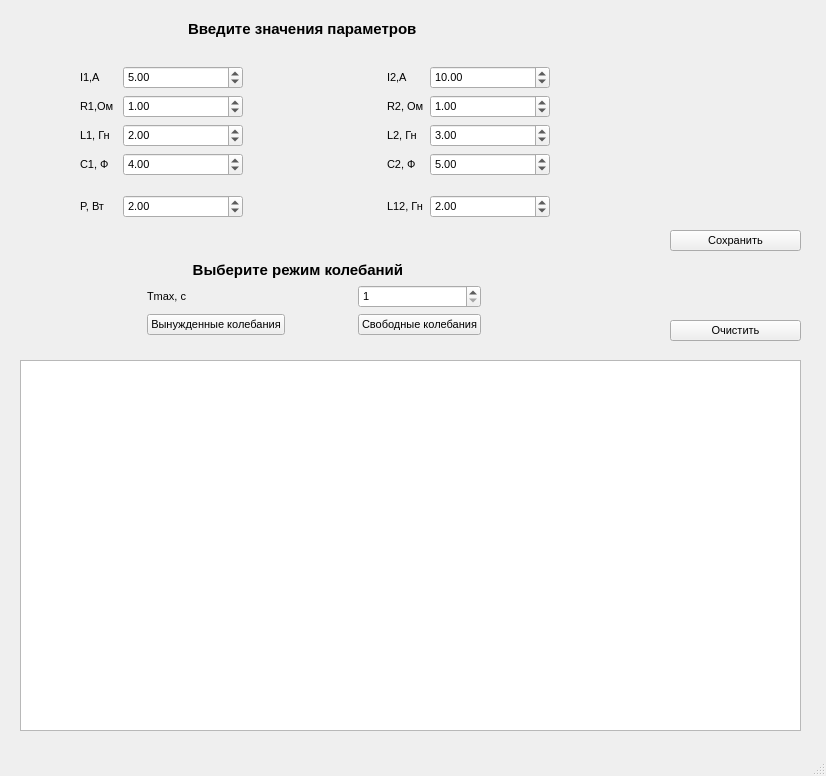
<?xml version="1.0" encoding="UTF-8"?>
<ui version="4.0">
 <class>MainWindow</class>
 <widget class="QMainWindow" name="MainWindow">
  <property name="geometry">
   <rect>
    <x>0</x>
    <y>0</y>
    <width>826</width>
    <height>776</height>
   </rect>
  </property>
  <property name="sizePolicy">
   <sizepolicy hsizetype="Preferred" vsizetype="Preferred">
    <horstretch>0</horstretch>
    <verstretch>0</verstretch>
   </sizepolicy>
  </property>
  <property name="font">
   <font>
    <pointsize>8</pointsize>
    <weight>50</weight>
    <bold>false</bold>
   </font>
  </property>
  <property name="windowTitle">
   <string>Собственные и вынужденные колебания в связанных контурах с трансформаторной связью</string>
  </property>
  <widget class="QWidget" name="centralwidget">
   <widget class="QChartView" name="chartView">
    <property name="enabled">
     <bool>true</bool>
    </property>
    <property name="geometry">
     <rect>
      <x>20</x>
      <y>360</y>
      <width>781</width>
      <height>371</height>
     </rect>
    </property>
    <property name="sizePolicy">
     <sizepolicy hsizetype="Expanding" vsizetype="Expanding">
      <horstretch>0</horstretch>
      <verstretch>0</verstretch>
     </sizepolicy>
    </property>
    <property name="maximumSize">
     <size>
      <width>1000</width>
      <height>1000</height>
     </size>
    </property>
   </widget>
   <widget class="QWidget" name="layoutWidget">
    <property name="geometry">
     <rect>
      <x>80</x>
      <y>20</y>
      <width>470</width>
      <height>315</height>
     </rect>
    </property>
    <layout class="QVBoxLayout" name="verticalLayout">
     <item>
      <layout class="QGridLayout" name="gridLayout">
       <item row="4" column="0">
        <widget class="QLabel" name="lbL1">
         <property name="text">
          <string>L1, Гн</string>
         </property>
        </widget>
       </item>
       <item row="5" column="4">
        <widget class="QDoubleSpinBox" name="sbC2">
         <property name="minimumSize">
          <size>
           <width>120</width>
           <height>0</height>
          </size>
         </property>
         <property name="value">
          <double>5.000000000000000</double>
         </property>
        </widget>
       </item>
       <item row="7" column="3">
        <widget class="QLabel" name="lbL12">
         <property name="text">
          <string>L12, Гн</string>
         </property>
        </widget>
       </item>
       <item row="3" column="0">
        <widget class="QLabel" name="lbR1">
         <property name="text">
          <string>R1,Ом </string>
         </property>
        </widget>
       </item>
       <item row="6" column="0" colspan="5">
        <spacer name="verticalSpacer_5">
         <property name="orientation">
          <enum>Qt::Vertical</enum>
         </property>
         <property name="sizeHint" stdset="0">
          <size>
           <width>113</width>
           <height>18</height>
          </size>
         </property>
        </spacer>
       </item>
       <item row="5" column="1">
        <widget class="QDoubleSpinBox" name="sbC1">
         <property name="minimumSize">
          <size>
           <width>120</width>
           <height>0</height>
          </size>
         </property>
         <property name="value">
          <double>4.000000000000000</double>
         </property>
        </widget>
       </item>
       <item row="2" column="1">
        <widget class="QDoubleSpinBox" name="sbI1">
         <property name="minimumSize">
          <size>
           <width>120</width>
           <height>0</height>
          </size>
         </property>
         <property name="value">
          <double>5.000000000000000</double>
         </property>
        </widget>
       </item>
       <item row="3" column="2">
        <spacer name="horizontalSpacer_11">
         <property name="orientation">
          <enum>Qt::Horizontal</enum>
         </property>
         <property name="sizeHint" stdset="0">
          <size>
           <width>40</width>
           <height>20</height>
          </size>
         </property>
        </spacer>
       </item>
       <item row="3" column="4">
        <widget class="QDoubleSpinBox" name="sbR2">
         <property name="minimumSize">
          <size>
           <width>120</width>
           <height>0</height>
          </size>
         </property>
         <property name="value">
          <double>1.000000000000000</double>
         </property>
        </widget>
       </item>
       <item row="7" column="4">
        <widget class="QDoubleSpinBox" name="sbL12">
         <property name="value">
          <double>2.000000000000000</double>
         </property>
        </widget>
       </item>
       <item row="5" column="2">
        <spacer name="horizontalSpacer_9">
         <property name="orientation">
          <enum>Qt::Horizontal</enum>
         </property>
         <property name="sizeHint" stdset="0">
          <size>
           <width>40</width>
           <height>20</height>
          </size>
         </property>
        </spacer>
       </item>
       <item row="4" column="3">
        <widget class="QLabel" name="lbL2">
         <property name="text">
          <string>L2, Гн </string>
         </property>
        </widget>
       </item>
       <item row="1" column="0" colspan="5">
        <spacer name="verticalSpacer_4">
         <property name="orientation">
          <enum>Qt::Vertical</enum>
         </property>
         <property name="sizeHint" stdset="0">
          <size>
           <width>20</width>
           <height>28</height>
          </size>
         </property>
        </spacer>
       </item>
       <item row="2" column="2">
        <spacer name="horizontalSpacer_13">
         <property name="orientation">
          <enum>Qt::Horizontal</enum>
         </property>
         <property name="sizeHint" stdset="0">
          <size>
           <width>40</width>
           <height>20</height>
          </size>
         </property>
        </spacer>
       </item>
       <item row="3" column="1">
        <widget class="QDoubleSpinBox" name="sbR1">
         <property name="minimumSize">
          <size>
           <width>120</width>
           <height>0</height>
          </size>
         </property>
         <property name="value">
          <double>1.000000000000000</double>
         </property>
        </widget>
       </item>
       <item row="2" column="0">
        <widget class="QLabel" name="lbI1">
         <property name="text">
          <string>I1,A </string>
         </property>
        </widget>
       </item>
       <item row="0" column="0" colspan="5">
        <widget class="QLabel" name="lbEnter">
         <property name="font">
          <font>
           <pointsize>11</pointsize>
           <weight>75</weight>
           <bold>true</bold>
          </font>
         </property>
         <property name="text">
          <string>                          Введите значения параметров</string>
         </property>
        </widget>
       </item>
       <item row="4" column="2">
        <spacer name="horizontalSpacer_10">
         <property name="orientation">
          <enum>Qt::Horizontal</enum>
         </property>
         <property name="sizeHint" stdset="0">
          <size>
           <width>40</width>
           <height>20</height>
          </size>
         </property>
        </spacer>
       </item>
       <item row="4" column="4">
        <widget class="QDoubleSpinBox" name="sbL2">
         <property name="minimumSize">
          <size>
           <width>120</width>
           <height>0</height>
          </size>
         </property>
         <property name="value">
          <double>3.000000000000000</double>
         </property>
        </widget>
       </item>
       <item row="5" column="3">
        <widget class="QLabel" name="lbC2">
         <property name="text">
          <string>C2, Ф</string>
         </property>
        </widget>
       </item>
       <item row="2" column="4">
        <widget class="QDoubleSpinBox" name="sbI2">
         <property name="minimumSize">
          <size>
           <width>120</width>
           <height>0</height>
          </size>
         </property>
         <property name="value">
          <double>10.000000000000000</double>
         </property>
        </widget>
       </item>
       <item row="4" column="1">
        <widget class="QDoubleSpinBox" name="sbL1">
         <property name="minimumSize">
          <size>
           <width>120</width>
           <height>0</height>
          </size>
         </property>
         <property name="value">
          <double>2.000000000000000</double>
         </property>
        </widget>
       </item>
       <item row="7" column="0">
        <widget class="QLabel" name="lbP">
         <property name="text">
          <string>P, Вт</string>
         </property>
        </widget>
       </item>
       <item row="3" column="3">
        <widget class="QLabel" name="lbR2">
         <property name="text">
          <string>R2, Ом</string>
         </property>
        </widget>
       </item>
       <item row="2" column="3">
        <widget class="QLabel" name="lbI2">
         <property name="text">
          <string>I2,A</string>
         </property>
        </widget>
       </item>
       <item row="5" column="0">
        <widget class="QLabel" name="lbC1">
         <property name="text">
          <string>C1, Ф</string>
         </property>
        </widget>
       </item>
       <item row="7" column="1">
        <widget class="QDoubleSpinBox" name="sbP">
         <property name="value">
          <double>2.000000000000000</double>
         </property>
        </widget>
       </item>
       <item row="7" column="2">
        <spacer name="horizontalSpacer_12">
         <property name="orientation">
          <enum>Qt::Horizontal</enum>
         </property>
         <property name="sizeHint" stdset="0">
          <size>
           <width>40</width>
           <height>20</height>
          </size>
         </property>
        </spacer>
       </item>
      </layout>
     </item>
     <item>
      <spacer name="verticalSpacer">
       <property name="orientation">
        <enum>Qt::Vertical</enum>
       </property>
       <property name="sizeHint" stdset="0">
        <size>
         <width>463</width>
         <height>48</height>
        </size>
       </property>
      </spacer>
     </item>
     <item>
      <layout class="QGridLayout" name="gridLayout_2">
       <item row="1" column="0" colspan="2">
        <widget class="QLabel" name="lbChoose">
         <property name="font">
          <font>
           <pointsize>11</pointsize>
           <weight>75</weight>
           <bold>true</bold>
          </font>
         </property>
         <property name="text">
          <string>           Выберите режим колебаний</string>
         </property>
        </widget>
       </item>
       <item row="3" column="0">
        <widget class="QPushButton" name="pbForcedOsc">
         <property name="sizePolicy">
          <sizepolicy hsizetype="Fixed" vsizetype="Fixed">
           <horstretch>0</horstretch>
           <verstretch>0</verstretch>
          </sizepolicy>
         </property>
         <property name="text">
          <string>Вынужденные колебания</string>
         </property>
        </widget>
       </item>
       <item row="3" column="1">
        <widget class="QPushButton" name="pbFreeOsc">
         <property name="sizePolicy">
          <sizepolicy hsizetype="Fixed" vsizetype="Fixed">
           <horstretch>0</horstretch>
           <verstretch>0</verstretch>
          </sizepolicy>
         </property>
         <property name="text">
          <string>Свободные колебания</string>
         </property>
        </widget>
       </item>
       <item row="2" column="0">
        <widget class="QLabel" name="lbDuration">
         <property name="text">
          <string>Tmax, c</string>
         </property>
        </widget>
       </item>
       <item row="2" column="1">
        <widget class="QSpinBox" name="sbDuration">
         <property name="minimum">
          <number>1</number>
         </property>
         <property name="maximum">
          <number>120</number>
         </property>
        </widget>
       </item>
      </layout>
     </item>
    </layout>
   </widget>
   <widget class="QWidget" name="layoutWidget">
    <property name="geometry">
     <rect>
      <x>670</x>
      <y>230</y>
      <width>131</width>
      <height>111</height>
     </rect>
    </property>
    <layout class="QVBoxLayout" name="verticalLayout_2">
     <item>
      <widget class="QPushButton" name="pbSave">
       <property name="text">
        <string>Сохранить</string>
       </property>
      </widget>
     </item>
     <item>
      <spacer name="verticalSpacer_2">
       <property name="orientation">
        <enum>Qt::Vertical</enum>
       </property>
       <property name="sizeHint" stdset="0">
        <size>
         <width>20</width>
         <height>28</height>
        </size>
       </property>
      </spacer>
     </item>
     <item>
      <widget class="QPushButton" name="pbErase">
       <property name="text">
        <string>Очистить</string>
       </property>
      </widget>
     </item>
    </layout>
   </widget>
  </widget>
  <widget class="QMenuBar" name="menubar">
   <property name="geometry">
    <rect>
     <x>0</x>
     <y>0</y>
     <width>826</width>
     <height>21</height>
    </rect>
   </property>
  </widget>
  <widget class="QStatusBar" name="statusbar"/>
 </widget>
 <customwidgets>
  <customwidget>
   <class>QChartView</class>
   <extends>QGraphicsView</extends>
   <header location="global">QtCharts</header>
  </customwidget>
 </customwidgets>
 <resources/>
 <connections/>
</ui>
